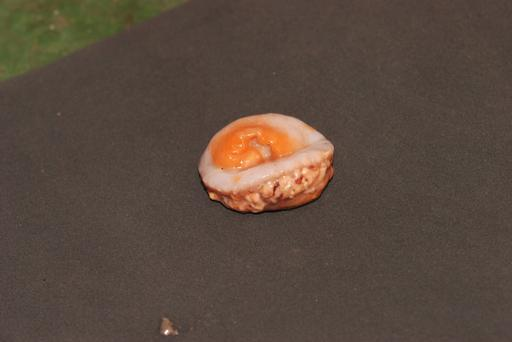
#> input picture notebooks/test_data/40GCW3L.jpeg, 512 x 342 px; its folder holds 4 pictures in this run
$ jupyter execute --allow-errors model_serving_with_REST.ipynb   (shell and % lines are left out)
#> lines starting #> are read from the running program, lines starting #| are printed output that depends on the picture
#> (a cell that did not finish here is left out)

[cell 2]
import os
data_dir = '/home/jovyan/projectDir/umoja_hack_dataset'
test_dir = '/home/jovyan/projectDir/test_data'
test_filenames = os.listdir(test_dir)
test_filenames

[cell 3]
Class_Name = ['Actiniaria',
 'Actinoptilum_molle',
 'Actinoscyphia_plebeia',
 'Actinostola_capensis',
 'Aequorea_spp',
 'Africolaria_rutila',
 'Alcyonacea',
 'Amalda_bullioides',
 'Anthoptilum_grandiflorum',
 'Aphelodoris_sp_',
 'Aphrodita_alta',
 'Aristeus_varidens',
 'Armina_sp_',
 'Ascidiacea',
 'Astropecten_irregularis_pontoporeus',
 'Athleta_abyssicola',
 'Athleta_lutosa',
 'Bolocera_kerguelensis',
 'Brissopsis_lyrifera_capensis',
 'Bryozoa',
 'Cavernularia_spp',
 'Cephalodiscus_gilchristi',
 'Ceramaster_patagonicus_euryplax',
 'Charonia_lampas',
 'Cheilostomatida',
 'Cheiraster_hirsutus',
 'Chondraster_elattosis',
 'Chrysaora_fulgida',
 'Chrysaora_spp',
 'Comanthus_wahlbergii',
 'Comitas_saldanhae',
 'Comitas_stolida',
 'Cosmasterias_felipes',
 'Crossaster_penicillatus',
 'Cypraeovula_iutsui',
 'Diplopteraster_multipes',
 'Dipsacaster_sladeni_capensis',
 'Echinus_gilchristi',
 'Eleutherobia_variable',
 'Euspira_napus',
 'Exodromidia_spinosa',
 'Exodromidia_spinosissima',
 'Flabellum_(Ulocyathus)_messum',
 'Funchalia_woodwardi',
 'Fusinus_africanae',
 'Fusinus_hayesi',
 'Fusitriton_magellanicus',
 'Fusivoluta_pyrrhostoma',
 'Glyphocrangon_spp',
 'Goneplax_clevai',
 'Granulifusus_rubrolineatus',
 'Gynandrocarpa_placenta',
 'Halcurias_capensis',
 'Haliporoides_triarthrus',
 'Hemiocnus_insolens',
 'Henricia_abyssalis',
 'Hermit_crab',
 'Hippasteria_phrygiana',
 'Holothuroidea',
 'Hydrozoa_spp',
 'Inachidae',
 'Isididae',
 'Isopods',
 'Kaloplocamus_ramosus',
 'Lamellaria_Coriocella_spp',
 'Limopsis_chuni',
 'Lithodes_ferox',
 'Lophaster_quadrispinus',
 'Luidia_sarsii_africana',
 'Marginella_musica',
 'Marthasterias_africana',
 'Mediaster_bairdi_capensis',
 'Merhippolyte_agulhasensis',
 'Miersiograpsus_kingsleyi',
 'Munida_benguela',
 'Mursia_cristiata',
 'Mycale_anisochela',
 'Nassarius speciosus',
 'Nassarius_vinctus',
 'Neolithodes_asperrimus',
 'Neopilumnoplax_heterochir',
 'Neptuneopsis_gilchristi',
 'Nudibranchia',
 'Ophiomyxa_vivipara_capensis',
 'Ophiothrix_aristulata',
 'Ophiothrix_fragilis',
 'Ophiothrix_spp',
 'Ophiura_costata_costata',
 'Ophiura_trimeni',
 'Pagurus_cuanensis',
 'Parapagurus_bouvieri',
 'Pasiphaea_sp._1',
 'Pasiphaea_sp._2',
 'Pecten_sulcicostatus',
 'Pelagia_noctiluca',
 'Perissasterias_polyacantha',
 'Philine_aperta',
 'Philinopsis_capensis',
 'Phormosoma_placenta_africana',
 'Plesionika_martia',
 'Pleurobranchaea_bubala',
 'Polychaete_tubes_(only)',
 'Polychaete_worms',
 'Polyechinus_agulhensis',
 'Poraniopsis_echinaster',
 'Porifera',
 'Prawns',
 'Projasus_parkeri',
 'Pseudarchaster_brachyactis',
 'Pseudarchaster_tessellatus',
 'Pseudodromia_rotunda',
 'Pseudodromia_spp_',
 'Pseudostichopus_langeae',
 'Psilaster_acuminatus',
 'Pteraster_capensis',
 'Pterygosquilla_capensis',
 'Pycnogonid_spp_',
 'Pyromaia_tuberculata',
 'Rochinia_hertwigi',
 'Rossella_antarctica',
 'Salpa_spp_',
 'Scaphander_punctostriatus',
 'Scleractinia',
 'Sclerasterias_spp',
 'Seafan',
 'Solenocera_africana',
 'Spatangus_capensis',
 'Stereomastis_sculpta',
 'Stylasteridae',
 'Suberites_dandelenae',
 'Sympagurus_dimorphus',
 'Synallactes_viridilimus',
 'Terebratulina_sp_',
 'Toraster_tuberculatus',
 'Triviella_spp_',
 'Turritella_declivis',
 'Vitjazmaia_latidactyla']

[cell 4]
import requests
import matplotlib.pyplot as plt
from matplotlib import image
import numpy as np
from PIL import Image
import json

[cell 5]
test_data = []

plt.figure(figsize=(15,15))
for idx,img in enumerate(test_filenames):
    ax = plt.subplot(5,5,idx+1)
    data = Image.open(f'test_data/{img}')
#> data is the input picture: PIL image 512x342 RGB; mean R, G, B 89.4, 73.4, 62.2
    plt.imshow(data)
    test_data.append(np.array(data.resize((224,224)))/255.0)
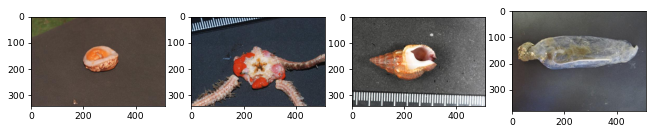
#> figure drawn by matplotlib, 4 panels

[cell 6]
test_data[0].shape
#> Out = (224, 224, 3)

[cell 7]
len(test_data)

[cell 8]
tf_service_host = 'tf_model_serving'
#> tf_service_host = 'tf_model_serving'
model_name = 'my_model'
REST_API_port = '8501'
model_predict_url = 'http://'+tf_service_host+':'+REST_API_port+'/v1/models/'+model_name+':predict'
model_predict_url

[cell 9]
def model_predict(url,image):
    request_json = json.dumps({"signature_name": "serving_default", "instances": image.tolist()})
    request_headers = {"content-type": "application/json"}
    response_json = requests.post(url, data=request_json, headers=request_headers)
    prediction = json.loads(response_json.text)['predictions']
    pred_class = np.argmax(prediction)
    confidence_level = prediction[0][pred_class]
    return (pred_class,confidence_level)

[cell 10]
predicted_classes = []
#> (the rest of this cell did not finish here and is left out)

[cell 11]
predicted_classes

[cell 12]
for pred_class,confidence_level in predicted_classes:
    print(f'predicted class= {Class_Name[pred_class]} with confidence level of {confidence_level}')
